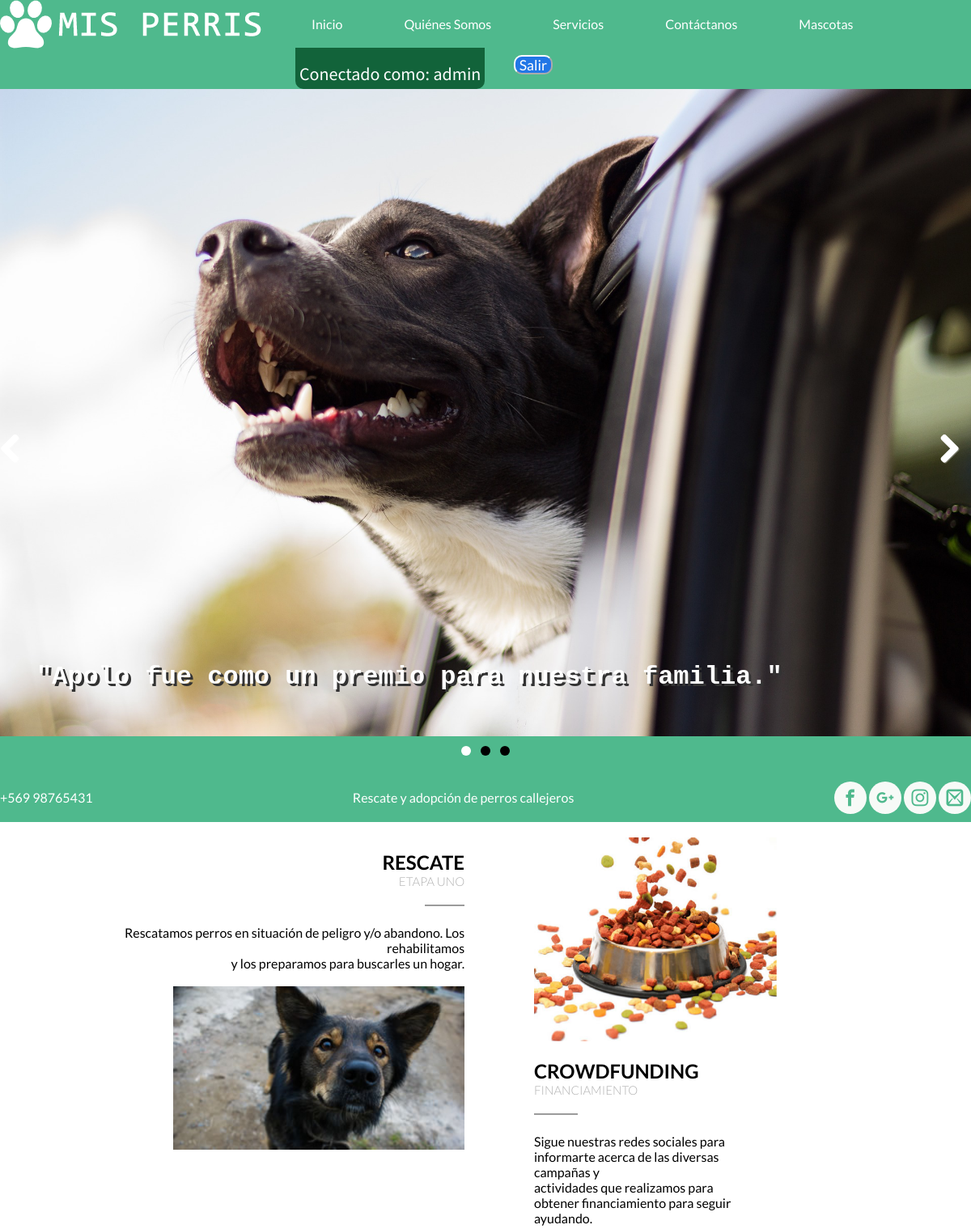
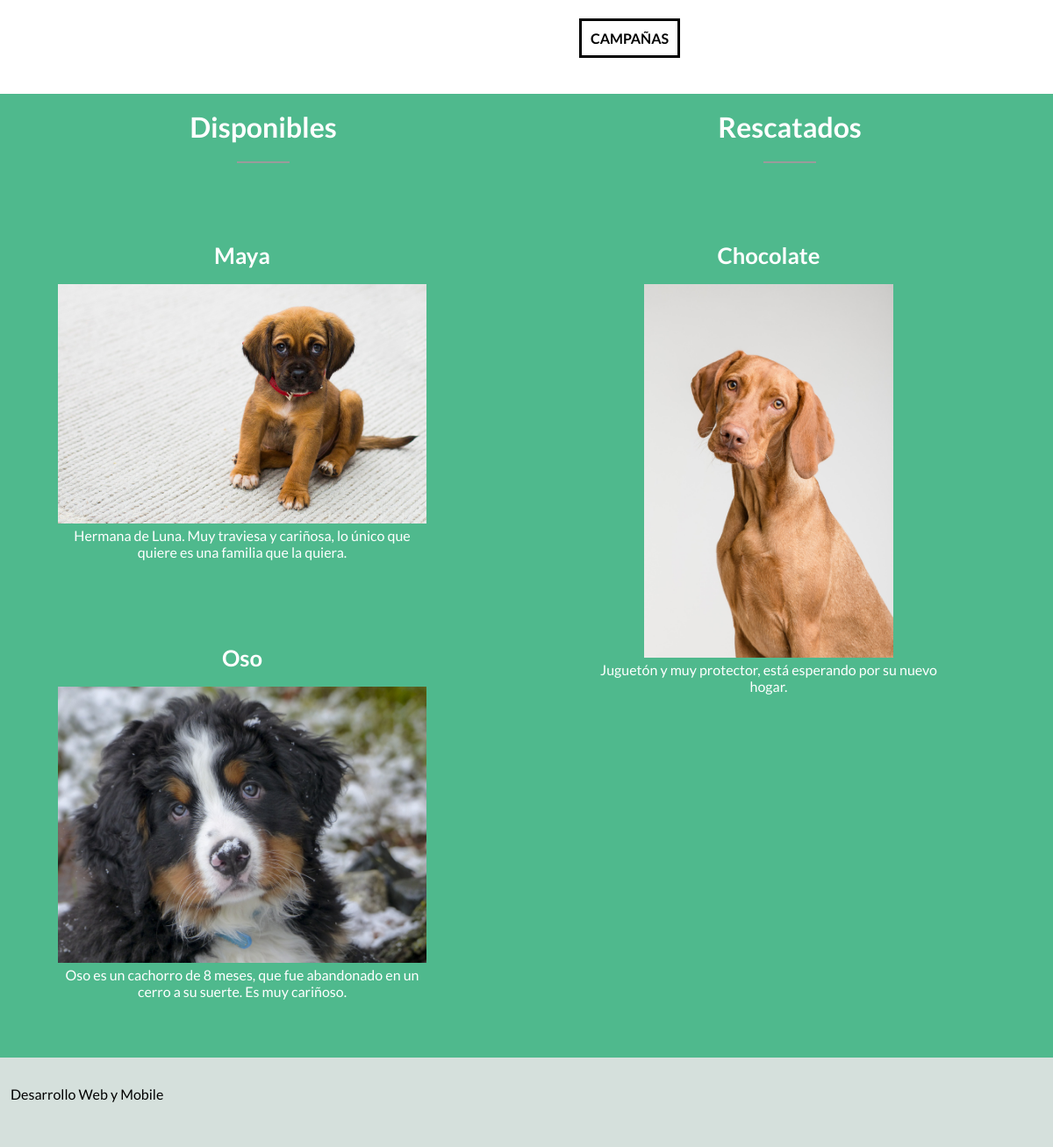
The app's page / (signed in) with its own data (2 pictures, top to bottom).
### blog/models.py (models this page shows, shortened)
class Mascotas(models.Model):
    foto = models.ImageField(blank=True,null=True,upload_to="perro/%Y")
    nombre = models.CharField(max_length=30)
    raza = models.CharField(max_length=30)
    descripcion = models.CharField(max_length=100)
    estado_choices = (
                     ('RESCATADO','Rescatado'),
                     ('DISPONIBLE','Disponible'),
                     ('ADOPTADO','Adoptado'),
    )
    estado = models.CharField(max_length=15,choices=estado_choices,default='RESCATADO')
    fecha_publicacion = models.DateTimeField(
            blank=True, null=True)
    class Meta:
        permissions = (
            ('mantenedor_mascotas', _('Mascotas')),
        )

### blog/views.py (the view)
# urls.py: url(r'^$', views.home, name='home'),
def home(request):
    mascotas = Mascotas.objects.all().order_by()
    return render(request, 'blog/Main.html', {'mascotas':mascotas })

### blog/templates/blog/Main.html (shortened to what this page needs)
<!DOCTYPE html >
<html lang="es">
{% load static %}
<head>
    {% load pwa %} {% progressive_web_app_meta %}
    <link rel="stylesheet" href="/static/fontsicon/style.css">
    <link rel="stylesheet" href="/static/css/flexboxgrid.css">
    <link rel="stylesheet" href="" type="text/css">
    <link rel="stylesheet" href="/static/css/LightBox.css">
    <link rel="stylesheet" href="/static/css/flexslider.css">
    <link rel="stylesheet" href="/static/css/Style.css">
</head>
<body>
    <section class="container-fluid">
        <div class="row">
            <div class="col-xs-12">
                <header>
                    <nav>
                        <ul>
                            <li>
                                <img src="/static/IMG/logo.png" alt="logo">
                            </li>
                            <li>
                                <a href="#">Inicio</a>
                            </li>
                            <li>
                                <a href="#">Quiénes Somos</a>
                            </li>
                            <li>
                                <a href="#">Servicios</a>
                            </li>
                            <li>
                                <a href="#">Contáctanos</a>
                            </li>
                            {% if user.is_authenticated %} {% if user.is_superuser %}
                            <li>
                                <a href="{% url 'blog:mascota_list' %}">Mascotas</a>
                            </li>
                            {% else %}
                            <li>
                                <a href="Registro.html">Postula AQUÍ!</a>
                            </li>
                            {% endif %}
                            <li style="font-size:22px" class="aviso-user">
                                <div class="connect-message">
                                    Conectado como: {{ request.user }}
                                </div>
                            </li>
                            <li>
                                <form class="logout-link" action="{% url 'accounts:logout' %}" method="post">
                                    <button class="salir" type="submit">Salir</button>
                                </form>
                            </li>
                            {% else %}
                            <li style="font-size:20px">
                                <a href="{% url 'accounts:login' %}">INGRESA</a>
                            </li>
                            {% endif %}
                        </ul>
                    </nav>
                </header>
            </div>
        </div>
        <section id="perro">
            <div class="row">
                <div class="col-xs-12">
                    <div class="flexslider">
                        {% for pets in mascotas %} {% if pets.estado == "ADOPTADO" %}
                        <ul class="slides">
                            <li>
                                <img src="{{ pets.foto.url }}" alt="apolo">
                                <section class="flex-caption">
                                    <p>{{pets.descripcion}}</p>
                                </section>
                            </li>
                            {% endif %} {% endfor %}
                    </div>
                </div>
            </div>
            <br>
            <div class="row">
                <div class="col-xs-12">
                    <footer>
                        <ul id="contacto">
                            <li>+569 98765431</li>
                            <li>Rescate y adopción de perros callejeros</li>
                            <li>
                                <ul id="redes">
                                    <li>
                                        <a href="https://www.facebook.com/">
                                            <span class="icon-facebook negro circulo"></span>
                                        </a>
                                    </li>
                                    <li>
                                        <a href="https://plus.google.com/">
                                            <span class="icon-google-plus negro circulo"></span>
                                        </a>
                                    </li>
                                    <li>
                                        <a href="https://www.instagram.com/">
                                            <span class="icon-instagram negro circulo"></span>
                                        </a>
                                    </li>
                                    <li>
                                        <a href="https://mail.google.com/">
                                            <span class="icon-mail2 negro circulo"></span>
                                        </a>
                                    </li>
                                </ul>
                            </li>
                        </ul>
                        <br>
                    </footer>
                </div>
            </div>
        </section>
        <div class="row">
            <section id="informacion">
                <article id="rescate">
                    <div class="col-xs-12">
                        <ul>
                            <li>
                                <br>
                                <h2>RESCATE</h2>
                            </li>
                            <li>
                                <h3>ETAPA UNO</h3>
                            </li>
                            <hr class="linea">
                            <li>
                                <p> Rescatamos perros en situación de peligro y/o abandono. Los rehabilitamos
                                    <br> y los preparamos para buscarles un hogar.</p>
                                <br>
                            </li>
                            <li>
                                <img src="/static/IMG/rescate.jpg" alt="rescate">
                            </li>
                        </ul>
                    </div>
                </article>
            </section>
            <aside id="asidemain">
                <div class="col-xs-12">
                    <ul>
                        <li>
                            <br>
                            <img src="/static/IMG/crowfunding.jpg" alt="crowdfunding">
                        </li>
                        <li>
                            <br>
                            <h2>CROWDFUNDING</h2>
                        </li>
                        <li>
                            <h3>FINANCIAMIENTO</h3>
                        </li>
                        <hr class="linea">
                        <li>
                            <p>
                                Sigue nuestras redes sociales para informarte acerca de las diversas campañas y
                                <br> actividades que realizamos para obtener financiamiento para seguir ayudando.
                            </p>
                        </li>
                        <li>
                            <br>
                            <br>
                            <a href="#" id="Campañas">
                                <b>CAMPAÑAS</b>
                            </a>
                        </li>
                    </ul>
                </div>
            </aside>
        </div>
    </section>
    <br>
    <br>
    <br>
    <section class="row center-xs">
        <ul class="galeria" id="fotografias">
            <div class="col-xs-6">
                <br>
                <h2>Disponibles</h2>
                <hr>
                <br> {% for pets in mascotas %} {% if pets.estado == "DISPONIBLE" %}
                <li class="galeria__item">
                    <h3>{{pets.nombre}}</h3>
                    <br>
                    <img src="{{pets.foto.url}}" class="galeria__img">
                    <section class="descripcion_perro">{{ pets.descripcion }}</section>
                </li>
                {% endif %} {% endfor %}
            </div>
            <div class="col-xs-6">
                <br>
                <h2>Rescatados</h2>
                <hr>
                <br> {% for pets in mascotas %} {% if pets.estado == "RESCATADO" %}
                <li class="galeria__item">
                    <h3>{{pets.nombre}}</h3>
                    <br>
                    <img src="{{pets.foto.url}}" class="galeria__img" width="284">
                    <section class="descripcion_perro">{{ pets.descripcion }}</section>
                </li>
                {% endif %} {% endfor %}
            </div>
        </ul>
    </section>
    <div class="row">
        <div class="col-xs-12">
            <footer id="piedepagina">
                <p>Desarrollo Web y Mobile</p>
                <br>
            </footer>
        </div>
    </div>
</body>
</html>

### blog/static/css/flexboxgrid.css (style rules this page uses)
.container-fluid { margin-right: auto; margin-left: auto; }
.row { box-sizing: border-box; display: -ms-flexbox; display: -webkit-box; display: flex; -ms-flex: 0 1 auto; -webkit-box-flex: 0; flex: 0 1 auto; -ms-flex-direction: row; -webkit-box-orient: horizontal; -webkit-box-direction: normal; flex-direction: row; -ms-flex-wrap: wrap; flex-wrap: wrap; }
.col-xs, .col-xs-1, .col-xs-2, .col-xs-3, .col-xs-4, .col-xs-5, .col-xs-6, .col-xs-7, .col-xs-8, .col-xs-9, .col-xs-10, .col-xs-11, .col-xs-12 { box-sizing: border-box; -ms-flex: 0 0 auto; -webkit-box-flex: 0; flex: 0 0 auto; }
.col-xs-6 { -ms-flex-preferred-size: 50%; flex-basis: 50%; max-width: 50%; }
.col-xs-12 { -ms-flex-preferred-size: 100%; flex-basis: 100%; max-width: 100%; }
.center-xs { -ms-flex-pack: center; -webkit-box-pack: center; justify-content: center; text-align: center; }

### blog/static/css/LightBox.css (style rules this page uses)
#fotografias { margin: 0; background: #4fb98d; list-style: none; }
#fotografias img { max-width: 100%; }
#fotografias li { margin: 3vw; width: 80%; padding: 5%; }
.galeria { overflow: hidden; display: flex; }
.galeria__item { width: 80%; cursor: pointer; }
@media (min-width:400px) { .galeria__item { width: 48%; margin: 5px; } }
@media (min-width:768px) { .galeria__item { width: 33%; margin: 5px; } }
@media (min-width:1024px) { .galeria__item { width: 20%; margin: 5px; } }

### blog/static/css/flexslider.css (style rules this page uses)
* { margin: 0; padding: 0; }
.flexslider { width: 100%; position: sticky; }
.slides { width: 100%; overflow: hidden; }
.flexslider img { position: relative; height:100vh; width: 100vw; margin-left: auto; margin-right: auto; display: block; }
.slides,.flex-control-nav,.flex-direction-nav { margin: 0; padding: 0; list-style: none; }

### blog/static/css/Style.css (style rules this page uses)
* { margin: 0; padding: 0; box-sizing: border-box; }
header { background: #4fb98d; font-family: 'Lato', sans-serif; }
.circulo { width: 50px; height: 50px; -moz-border-radius: 50%; -webkit-border-radius: 50%; border-radius: 50%; background: #f7faf7; padding: 0.8vw; }
#perro { background: #4fb98d; justify-content: space-between; }
#perro ul li { display: inline-block; list-style: none; }
.negro { color: #4fb98d; }
#contacto { color: white; font-family: 'Lato', sans-serif; list-style: none; display: flex; justify-content: space-between; }
#contacto li a { text-decoration: none; }
#contacto span { font-size: 1.3em; }
header nav ul { overflow: hidden; list-style: none; text-align: center; }
header nav ul li { margin-right: 3%; float: left; }
header nav ul li a { color: white; padding: 20px; text-decoration: none; display: block; }
#asidemain { float: right; text-align: left; width: 45%; font-family: 'Lato', sans-serif; }
#asidemain h3 { color: #b1b1b1; font-weight: 300; font-size: 0.9375rem; }
hr { display: inline-block; width: 10%; border-color: #9b9b9b; border-width: 1px; border-style: solid; margin: 20px 0; }
#asidemain ul li img { width: 25vw; }
#asidemain li { margin-right: 50%; }
#informacion { margin-left: auto; margin-right: auto; display: block; }
#rescate { text-align: right; width: 100%; font-family: 'Lato', sans-serif; }
#rescate ul { float: left; margin: 3%; list-style: none; }
#rescate img { width: 30vw; }
#rescate h3 { color: #b1b1b1; font-weight: 300; font-size: 0.9375rem; }
#Campañas { color: #000000; border: solid; margin: 0px; padding: 10px; text-decoration: none; }
#asidemain ul { list-style: none; }
#piedepagina { font-family: 'Lato', sans-serif; background: #d5e0dc; color: #000000; padding: 2rem 0; }
#piedepagina p { margin-left: 1%; }
.flexslider p { position: absolute; display: block; bottom: 50px; left: 40px; padding: 5px; font-size: 2em; text-align: center; font-family: 'Courier New', Courier, monospace; font-weight: bold; color: #ffffff; text-shadow: 0.1em 0.1em #333; }
.logout-link .salir { float: right; margin-right: 1%; margin-top: 18%; height: 3vh; width: 4vw; font-size : 1.1em; font-family: 'Lato', sans-serif; background-color: #2277e6; border-color: #fff; color: #fff; border-radius: 10px 10px 10px 10px; }
.connect-message { margin-top: 6%; color: #fff; font-family: 'Source Sans Pro', sans-serif; }
header nav ul .aviso-user { background: rgb(18, 99, 58); border: solid 5px rgb(18, 99, 58); border-radius: 0px 0px 10px 10px; }
.galeria h2 { font-family: 'Lato', sans-serif; color: #ffffff; font-size: 2rem; }
.galeria h3 { font-family: 'Lato', sans-serif; color: #ffffff; font-size: 1.6rem; }
.galeria__item .descripcion_perro { font-family: 'Lato', sans-serif; color: #ffffff; }

### records on screen
Mascotas: foto (picture), descripcion "\"Apolo fue como un premio para nuestra familia.\""
Mascotas: nombre "Maya", foto (picture), descripcion "Hermana de Luna. Muy traviesa y cariñosa, lo único que quiere es una familia que la quiera."
Mascotas: nombre "Oso", foto (picture), descripcion "Oso es un cachorro de 8 meses, que fue abandonado en un cerro a su suerte. Es muy cariñoso."
Mascotas: nombre "Chocolate", foto (picture), descripcion "Juguetón y muy protector, está esperando por su nuevo hogar."

### other values on screen
{{ request.user }} "admin"
